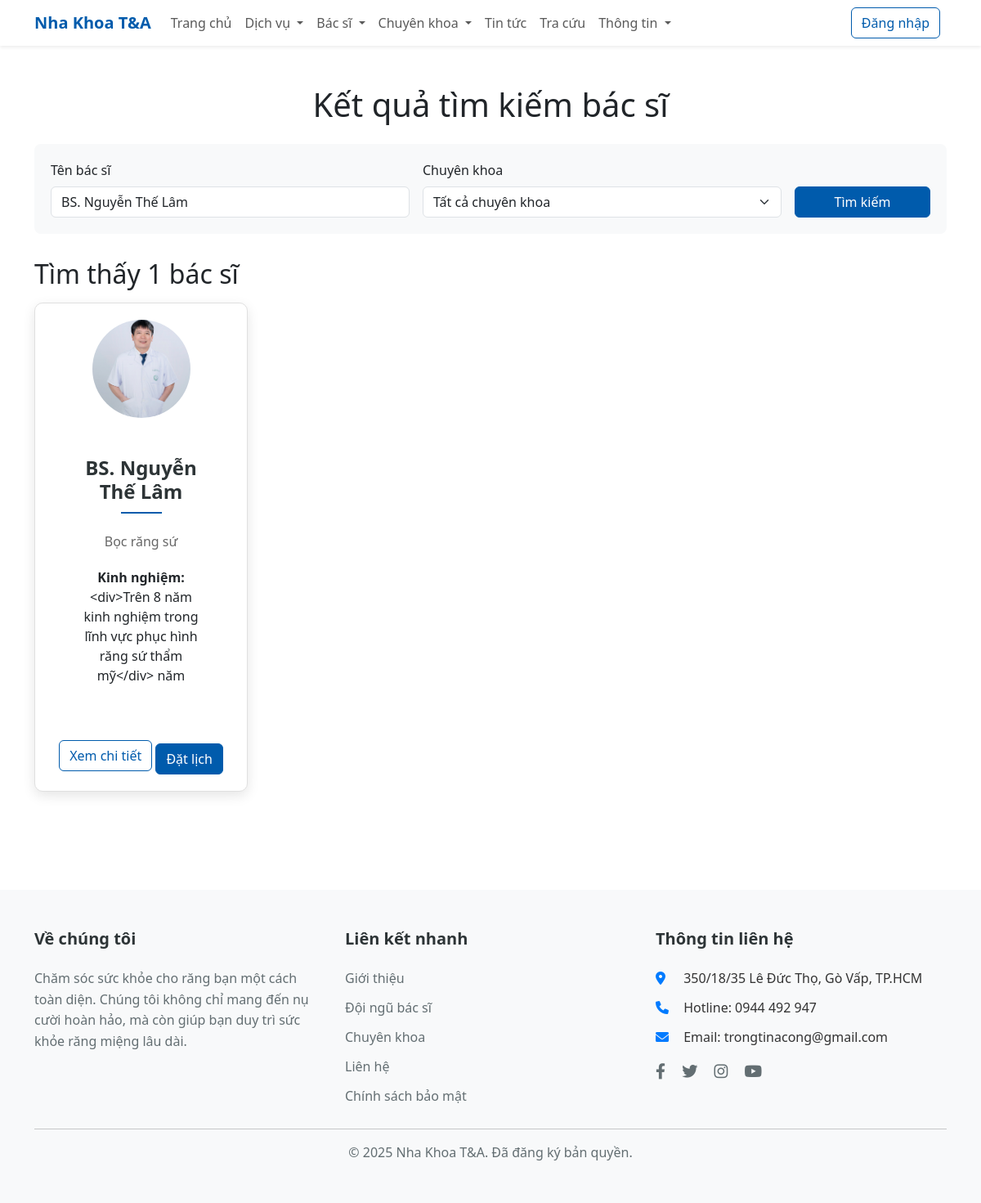
The app's page /search.php?doctor_name=BS. Nguyễn Thế Lâm with its own data.
### tables this page shows
CREATE TABLE `bacsi` (
  `id` int(11) NOT NULL,
  `nguoidung_id` int(11) DEFAULT NULL,
  `ho_ten` varchar(100) NOT NULL,
  `chuyenkhoa_id` int(11) DEFAULT NULL,
  `nam_sinh` int(11) DEFAULT NULL,
  `gioi_tinh` enum('Nam','Nữ','Khác') DEFAULT 'Nam',
  `dien_thoai` varchar(20) DEFAULT NULL,
  `email` varchar(100) DEFAULT NULL,
  `dia_chi` text DEFAULT NULL,
  `hinh_anh` varchar(255) DEFAULT NULL,
  `mo_ta` text DEFAULT NULL,
  `bang_cap` text DEFAULT NULL,
  `kinh_nghiem` text DEFAULT NULL,
  `ngay_tao` datetime DEFAULT current_timestamp(),
  `ngay_capnhat` datetime DEFAULT NULL ON UPDATE current_timestamp()
);

CREATE TABLE `chuyenkhoa` (
  `id` int(11) NOT NULL,
  `ten_chuyenkhoa` varchar(100) NOT NULL,
  `icon` varchar(50) DEFAULT NULL,
  `mota` text DEFAULT NULL,
  `hinh_anh` varchar(255) DEFAULT NULL,
  `ngay_tao` datetime DEFAULT current_timestamp(),
  `ngay_capnhat` datetime DEFAULT NULL ON UPDATE current_timestamp()
);

### search.php (the view, shortened to what this page needs)
<?php
require_once 'includes/db_connect.php';
$doctor_name = isset($_GET['doctor_name']) ? trim($_GET['doctor_name']) : '';
$sql = "SELECT b.*, c.ten_chuyenkhoa
        FROM bacsi b
        JOIN chuyenkhoa c ON b.chuyenkhoa_id = c.id
        WHERE 1=1 ";
$params = [];
if (!empty($doctor_name)) {
    $sql .= "AND (b.ho_ten LIKE ? OR b.mo_ta LIKE ?) ";
    $search_term = "%$doctor_name%";
    $params[] = $search_term;
    $params[] = $search_term;
}
$sql .= "ORDER BY b.ho_ten ASC";
$stmt = $conn->prepare($sql);
if ($params) {
    $types = str_repeat('s', count($params));
    $stmt->bind_param($types, ...$params);
}
$stmt->execute();
$result = $stmt->get_result();
$doctors = [];
while ($row = $result->fetch_assoc()) {
    $doctors[] = $row;
}
?>
<!DOCTYPE html>
<html lang="vi">
<head>
    <link rel="stylesheet" href="assets/css/style.css">
    <link rel="stylesheet" href="assets/css/pages/doctors.css">
    <link href="https://cdn.jsdelivr.net/npm/bootstrap@5.3.0/dist/css/bootstrap.min.css" rel="stylesheet">
    <link rel="stylesheet" href="https://cdnjs.cloudflare.com/ajax/libs/font-awesome/6.0.0/css/all.min.css">
</head>
<body>
    <?php include 'includes/header.php'; ?>
    <section class="search-results py-5">
        <div class="container">
            <h1 class="text-center mb-4">Kết quả tìm kiếm bác sĩ</h1>
            <div class="search-container">
                <form action="search.php" method="GET" class="row g-3">
                    <div class="col-md-5">
                        <label for="doctor_name" class="form-label">Tên bác sĩ</label>
                        <input type="text" class="form-control" id="doctor_name" name="doctor_name"
                               value="<?php echo htmlspecialchars($doctor_name); ?>" placeholder="Nhập tên bác sĩ...">
                    </div>
                    <div class="col-md-5">
                        <label for="specialty_id" class="form-label">Chuyên khoa</label>
                        <select class="form-select" id="specialty_id" name="specialty_id">
                            <option value="">Tất cả chuyên khoa</option>
                        </select>
                    </div>
                    <div class="col-md-2 d-flex align-items-end">
                        <button type="submit" class="btn btn-primary w-100">Tìm kiếm</button>
                    </div>
                </form>
            </div>
            <div class="search-results-container">
                <?php if (count($doctors) > 0): ?>
                    <h2 class="mb-3">Tìm thấy <?php echo count($doctors); ?> bác sĩ</h2>
                    <div class="row">
                        <?php foreach ($doctors as $doctor): ?>
                            <div class="col-md-3 mb-4">
                                <div class="doctor-card">
                                    <div class="doctor-image">
                                        <?php if (!empty($doctor['hinh_anh'])): ?>
                                            <img src="<?php echo htmlspecialchars($doctor['hinh_anh']); ?>" alt="<?php echo htmlspecialchars($doctor['ho_ten']); ?>">
                                        <?php else: ?>
                                            <img src="assets/img/bacsi/default-doctor.png" alt="Doctor Image">
                                        <?php endif; ?>
                                    </div>
                                    <div class="doctor-info">
                                        <h3 class="doctor-name"><?php echo htmlspecialchars($doctor['ho_ten']); ?></h3>
                                        <p class="doctor-specialty"><?php echo htmlspecialchars($doctor['ten_chuyenkhoa']); ?></p>
                                        <?php if (!empty($doctor['kinh_nghiem'])): ?>
                                            <p><strong>Kinh nghiệm:</strong> <?php echo htmlspecialchars($doctor['kinh_nghiem']); ?> năm</p>
                                        <?php endif; ?>
                                    </div>
                                    <div class="doctor-buttons">
                                        <a href="chitiet_bacsi.php?id=<?php echo $doctor['id']; ?>" class="btn btn-outline-primary">Xem chi tiết</a>
                                        <a href="datlich.php?doctor_id=<?php echo $doctor['id']; ?>" class="btn btn-primary mt-2">Đặt lịch</a>
                                    </div>
                                </div>
                            </div>
                        <?php endforeach; ?>
                    </div>
                <?php endif; ?>
            </div>
        </div>
    </section>
    <?php include 'includes/footer.php'; ?>
</body>
</html>

### assets/css/style.css (style rules this page uses)
:root { --primary-color: #007bff; --secondary-color: #6c757d; --success-color: #28a745; --danger-color: #dc3545; --warning-color: #ffc107; --info-color: #17a2b8; --light-color: #f8f9fa; --dark-color: #343a40; }
* { margin: 0; padding: 0; box-sizing: border-box; }
body { font-family: 'Segoe UI', Tahoma, Geneva, Verdana, sans-serif; line-height: 1.6; color: #333; }
a { text-decoration: none; color: var(--primary-color); }
img { max-width: 100%; height: auto; }
.container { max-width: 1200px; margin: 0 auto; padding: 0 15px; }
.btn { display: inline-block; padding: 0.5rem 1rem; border-radius: 5px; transition: all 0.3s ease; border: none; cursor: pointer; }
.btn-primary { background-color: var(--primary-color); color: white; }
.btn-outline-primary { border: 1px solid var(--primary-color); color: var(--primary-color); background-color: transparent; }

### assets/css/pages/doctors.css (style rules this page uses)
.doctor-card { background: #fff; border-radius: 15px; overflow: hidden; box-shadow: 0 5px 15px rgba(0, 0, 0, 0.1); transition: all 0.3s ease; height: 100%; display: flex; flex-direction: column; margin-bottom: 30px; }
.doctor-image { width: 100%; height: 300px; overflow: hidden; position: relative; }
.doctor-image::before { content: ''; position: absolute; top: 0; left: 0; width: 100%; height: 100%; background: linear-gradient(to bottom, rgba(0,0,0,0) 0%, rgba(0,0,0,0.1) 100%); z-index: 1; }
.doctor-image img { width: 100%; height: 100%; object-fit: cover; transition: transform 0.5s ease; }
.doctor-info { padding: 2rem; text-align: center; flex: 1; display: flex; flex-direction: column; justify-content: space-between; }
.doctor-info h3 { color: #2d3436; font-size: 1.5rem; font-weight: 600; margin-bottom: 0.75rem; position: relative; padding-bottom: 0.75rem; }
.doctor-info h3::after { content: ''; position: absolute; bottom: 0; left: 50%; transform: translateX(-50%); width: 50px; height: 2px; background: var(--primary-color); }

### search.php (style rules this page uses)
.search-container { background-color: #f8f9fa; padding: 20px; border-radius: 8px; margin-bottom: 30px; }
.doctor-card { border: 1px solid #e0e0e0; border-radius: 10px; padding: 20px; margin-bottom: 20px; transition: all 0.3s ease; height: 100%; }
.doctor-image { width: 120px; height: 120px; border-radius: 50%; overflow: hidden; margin: 0 auto 15px; }
.doctor-image img { width: 100%; height: 100%; object-fit: cover; }
.doctor-info { text-align: center; }
.doctor-name { font-size: 18px; font-weight: 600; margin-bottom: 5px; color: #333; }
.doctor-specialty { color: #666; margin-bottom: 10px; }
.doctor-buttons { margin-top: 15px; text-align: center; }

### records on screen
bacsi: hinh_anh (picture), ho_ten "BS. Nguyễn Thế Lâm", chuyenkhoa.ten_chuyenkhoa "Bọc răng sứ", kinh_nghiem "<div>Trên 8 năm kinh nghiệm trong lĩnh vực phục hình răng sứ thẩm mỹ</div>"

### other values on screen
$site_name "Nha Khoa T&A"
count($doctors) "1"
$site_description "Chăm sóc sức khỏe cho răng bạn một cách toàn diện. Chúng tôi không chỉ mang đến nụ cười hoàn hảo, mà còn giúp bạn duy trì sức khỏe răng miệng lâu dài."
$site_address "350/18/35 Lê Đức Thọ, Gò Vấp, TP.HCM"
$site_phone "0944 492 947"
$site_email "trongtinacong@gmail.com"
